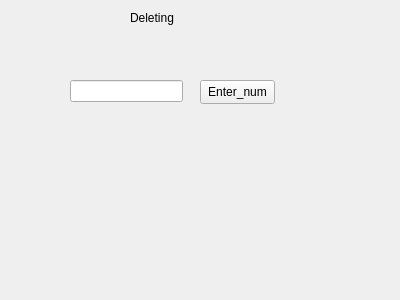
<?xml version="1.0" encoding="UTF-8"?>
<ui version="4.0">
 <class>Deleting</class>
 <widget class="QWidget" name="Deleting">
  <property name="geometry">
   <rect>
    <x>0</x>
    <y>0</y>
    <width>400</width>
    <height>300</height>
   </rect>
  </property>
  <property name="windowTitle">
   <string>Form</string>
  </property>
  <widget class="QLabel" name="label">
   <property name="geometry">
    <rect>
     <x>130</x>
     <y>10</y>
     <width>49</width>
     <height>16</height>
    </rect>
   </property>
   <property name="text">
    <string>Deleting</string>
   </property>
  </widget>
  <widget class="QPushButton" name="del_button">
   <property name="geometry">
    <rect>
     <x>200</x>
     <y>80</y>
     <width>75</width>
     <height>24</height>
    </rect>
   </property>
   <property name="text">
    <string>Enter_num</string>
   </property>
  </widget>
  <widget class="QLineEdit" name="line_delete">
   <property name="geometry">
    <rect>
     <x>70</x>
     <y>80</y>
     <width>113</width>
     <height>22</height>
    </rect>
   </property>
  </widget>
 </widget>
 <resources/>
 <connections/>
</ui>
